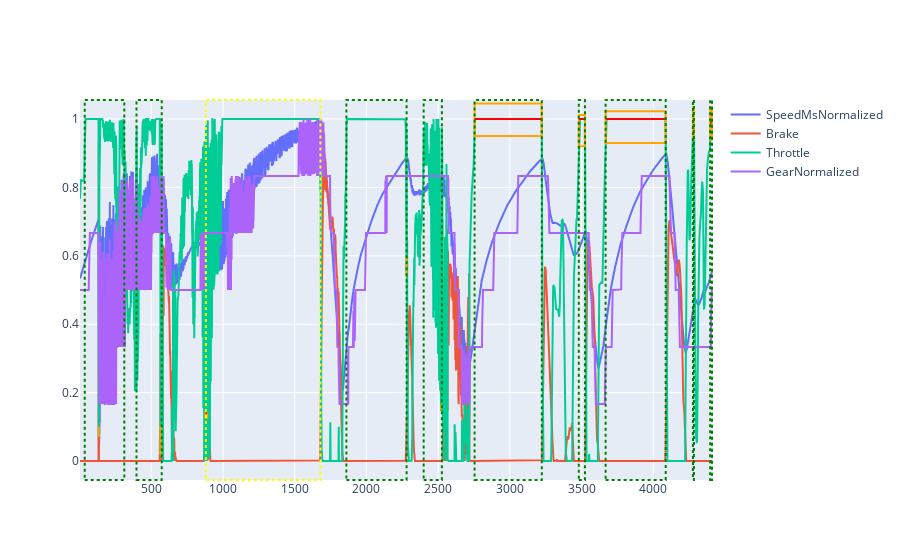

The cell this chart's notebook holds for it:
### Code cell
def get_average(df, start_i, end_i, column="Brake", max=True):
    search_df = df[start_i:end_i]

    if max:
        high = abs(round(search_df[column].max(), 2))
        low = high * 0.9
        start = search_df[search_df[column] > low].index.min()
        end = search_df[search_df[column] > low].index.max()
        average = search_df[search_df[column] > low][column].mean()
    else:
        low = abs(round(search_df[column].min(), 2))
        high = low * 1.1
        if low <= 0.1:
            high = 0.1
        start = search_df[search_df[column] < high].index.min()
        end = search_df[search_df[column] < high].index.max()
        average = search_df[search_df[column] < high][column].mean()

    if np.isnan(average):
        average = (high + low) / 2

    return {
        "high": high,
        "low": low,
        "avg_start": start,
        "avg_end": end,
        "average": round(average, 2),
    }


fig = lap_fig(df)
segments = []
for i in range(0, len(throttle_changes), 2):
    start_i = throttle_changes[i]
    end_i = throttle_changes[i + 1]
    # find the closest number in the brake_idx array

    if len(brake_changes):
        # how far is the brake_idx from the start_idx
        brake_i = brake_changes[np.abs(brake_changes - start_i).argmin()]
    else:
        # no brake changes
        brake_i = 999999

    distance = np.abs(brake_i - start_i)
    segment = {
        "type": "brake",
        "seg_start": start_i,
        "seg_end": end_i,
        "color": "yellow",
    }
    if distance > 20:
        # we are not braking in this segment
        segment["type"] = "throttle"
        segment["color"] = "green"
        segment["start"] = start_i
        segment["end"] = end_i

        avg_data = get_average(df, start_i, end_i, column="Throttle", max=False)
        segment |= avg_data
    else:
        # search back 20 meters to find the start of the brake
        search_start = brake_i - 20
        if search_start < 0:
            search_start = 0
        search_df = df[search_start:brake_i]
        min = search_df["Brake"].min()
        brake_start_i = search_df[search_df["Brake"] == min].index.max()
        segment["start"] = brake_start_i

        search_df = df[brake_start_i:end_i]
        brake_end_i = search_df[search_df["Brake"] > min].index.max()
        segment["end"] = brake_end_i

        # find the max brake value
        avg_data = get_average(df, brake_i, end_i)
        segment |= avg_data

    fig.add_shape(
        type="rect",
        xref="x",
        yref="y",
        x0=df["DistanceRoundTrack"][avg_data["avg_start"]],
        y0=avg_data["low"],
        x1=df["DistanceRoundTrack"][avg_data["avg_end"]],
        y1=avg_data["high"],
        line=dict(color="orange", width=2),
    )

    fig.add_shape(
        type="line",
        xref="x",
        yref="y",
        x0=df["DistanceRoundTrack"][avg_data["avg_start"]],
        y0=avg_data["average"],
        x1=df["DistanceRoundTrack"][avg_data["avg_end"]],
        y1=avg_data["average"],
        line=dict(color="red", width=2),
    )

    fig.add_shape(
        type="rect",
        xref="x",
        yref="paper",
        x0=df["DistanceRoundTrack"][segment["seg_start"]],
        y0=0,
        x1=df["DistanceRoundTrack"][segment["seg_end"]],
        y1=1,
        line=dict(color=segment["color"], width=2, dash="dot"),
    )
    # get lowest gear in this segment
    segment["gear"] = df["Gear"][segment["seg_start"] : segment["seg_end"]].min()
    segment["speed"] = df["SpeedMs"][segment["seg_start"] : segment["seg_end"]].min()
    segments.append(segment)
fig.show()
pd.DataFrame(segments)

### Figure 1 — Plotly figure (JSON) as saved in the notebook; plotly's stock layout.template omitted (floating-point values rounded to 4 significant figures; data arrays with more than 128 entries replaced by an {"elided": "..."} marker saying what was removed)
{"data": [{"marker": {"size": 2}, "name": "SpeedMsNormalized", "type": "scatter", "x": {"elided": "4409 float values"}, "y": {"elided": "4409 float values"}}, {"marker": {"size": 1}, "name": "Brake", "type": "scatter", "x": {"elided": "4409 float values"}, "y": {"elided": "4409 float values"}}, {"marker": {"size": 1}, "name": "Throttle", "type": "scatter", "x": {"elided": "4409 float values"}, "y": {"elided": "4409 float values"}}, {"marker": {"size": 1}, "name": "GearNormalized", "type": "scatter", "x": {"elided": "4409 float values"}, "y": {"elided": "4409 float values"}}], "layout": {"shapes": [{"line": {"color": "orange", "width": 2}, "type": "rect", "x0": 133.5, "x1": 133.5, "xref": "x", "y0": 0.07, "y1": 0.1, "yref": "y"}, {"line": {"color": "red", "width": 2}, "type": "line", "x0": 133.5, "x1": 133.5, "xref": "x", "y0": 0.07, "y1": 0.07, "yref": "y"}, {"line": {"color": "green", "dash": "dot", "width": 2}, "type": "rect", "x0": 35.5, "x1": 311.4, "xref": "x", "y0": 0, "y1": 1, "yref": "paper"}, {"line": {"color": "orange", "width": 2}, "type": "rect", "x0": 563.4, "x1": 564.4, "xref": "x", "y0": 0.02, "y1": 0.1, "yref": "y"}, {"line": {"color": "red", "width": 2}, "type": "line", "x0": 563.4, "x1": 564.4, "xref": "x", "y0": 0.04, "y1": 0.04, "yref": "y"}, {"line": {"color": "green", "dash": "dot", "width": 2}, "type": "rect", "x0": 396.4, "x1": 572.4, "xref": "x", "y0": 0, "y1": 1, "yref": "paper"}, {"line": {"color": "orange", "width": 2}, "type": "rect", "x0": 878.3, "x1": 889.3, "xref": "x", "y0": 0.126, "y1": 0.14, "yref": "y"}, {"line": {"color": "red", "width": 2}, "type": "line", "x0": 878.3, "x1": 889.3, "xref": "x", "y0": 0.14, "y1": 0.14, "yref": "y"}, {"line": {"color": "yellow", "dash": "dot", "width": 2}, "type": "rect", "x0": 880.3, "x1": 1679.0, "xref": "x", "y0": 0, "y1": 1, "yref": "paper"}, {"line": {"color": "orange", "width": 2}, "type": "rect", "x0": 2279.0, "x1": 2279.0, "xref": "x", "y0": 0.54, "y1": 0.594, "yref": "y"}, {"line": {"color": "red", "width": 2}, "type": "line", "x0": 2279.0, "x1": 2279.0, "xref": "x", "y0": 0.54, "y1": 0.54, "yref": "y"}, {"line": {"color": "green", "dash": "dot", "width": 2}, "type": "rect", "x0": 1860.0, "x1": 2280.0, "xref": "x", "y0": 0, "y1": 1, "yref": "paper"}, {"line": {"color": "orange", "width": 2}, "type": "rect", "x0": 2520.0, "x1": 2520.0, "xref": "x", "y0": 0.15, "y1": 0.165, "yref": "y"}, {"line": {"color": "red", "width": 2}, "type": "line", "x0": 2520.0, "x1": 2520.0, "xref": "x", "y0": 0.15, "y1": 0.15, "yref": "y"}, {"line": {"color": "green", "dash": "dot", "width": 2}, "type": "rect", "x0": 2399.0, "x1": 2526.0, "xref": "x", "y0": 0, "y1": 1, "yref": "paper"}, {"line": {"color": "orange", "width": 2}, "type": "rect", "x0": 2754.0, "x1": 3222.0, "xref": "x", "y0": 0.95, "y1": 1.045, "yref": "y"}, {"line": {"color": "red", "width": 2}, "type": "line", "x0": 2754.0, "x1": 3222.0, "xref": "x", "y0": 1, "y1": 1, "yref": "y"}, {"line": {"color": "green", "dash": "dot", "width": 2}, "type": "rect", "x0": 2754.0, "x1": 3223.0, "xref": "x", "y0": 0, "y1": 1, "yref": "paper"}, {"line": {"color": "orange", "width": 2}, "type": "rect", "x0": 3481.0, "x1": 3523.0, "xref": "x", "y0": 0.92, "y1": 1.012, "yref": "y"}, {"line": {"color": "red", "width": 2}, "type": "line", "x0": 3481.0, "x1": 3523.0, "xref": "x", "y0": 1, "y1": 1, "yref": "y"}, {"line": {"color": "green", "dash": "dot", "width": 2}, "type": "rect", "x0": 3481.0, "x1": 3524.0, "xref": "x", "y0": 0, "y1": 1, "yref": "paper"}, {"line": {"color": "orange", "width": 2}, "type": "rect", "x0": 3668.0, "x1": 4086.0, "xref": "x", "y0": 0.93, "y1": 1.023, "yref": "y"}, {"line": {"color": "red", "width": 2}, "type": "line", "x0": 3668.0, "x1": 4086.0, "xref": "x", "y0": 1, "y1": 1, "yref": "y"}, {"line": {"color": "green", "dash": "dot", "width": 2}, "type": "rect", "x0": 3668.0, "x1": 4087.0, "xref": "x", "y0": 0, "y1": 1, "yref": "paper"}, {"line": {"color": "orange", "width": 2}, "type": "rect", "x0": 4277.0, "x1": 4283.0, "xref": "x", "y0": 0.94, "y1": 1.034, "yref": "y"}, {"line": {"color": "red", "width": 2}, "type": "line", "x0": 4277.0, "x1": 4283.0, "xref": "x", "y0": 0.98, "y1": 0.98, "yref": "y"}, {"line": {"color": "green", "dash": "dot", "width": 2}, "type": "rect", "x0": 4277.0, "x1": 4284.0, "xref": "x", "y0": 0, "y1": 1, "yref": "paper"}, {"line": {"color": "orange", "width": 2}, "type": "rect", "x0": 4397.0, "x1": 4409.0, "xref": "x", "y0": 0.94, "y1": 1.034, "yref": "y"}, {"line": {"color": "red", "width": 2}, "type": "line", "x0": 4397.0, "x1": 4409.0, "xref": "x", "y0": 0.99, "y1": 0.99, "yref": "y"}, {"line": {"color": "green", "dash": "dot", "width": 2}, "type": "rect", "x0": 4397.0, "x1": 4410.0, "xref": "x", "y0": 0, "y1": 1, "yref": "paper"}]}}
